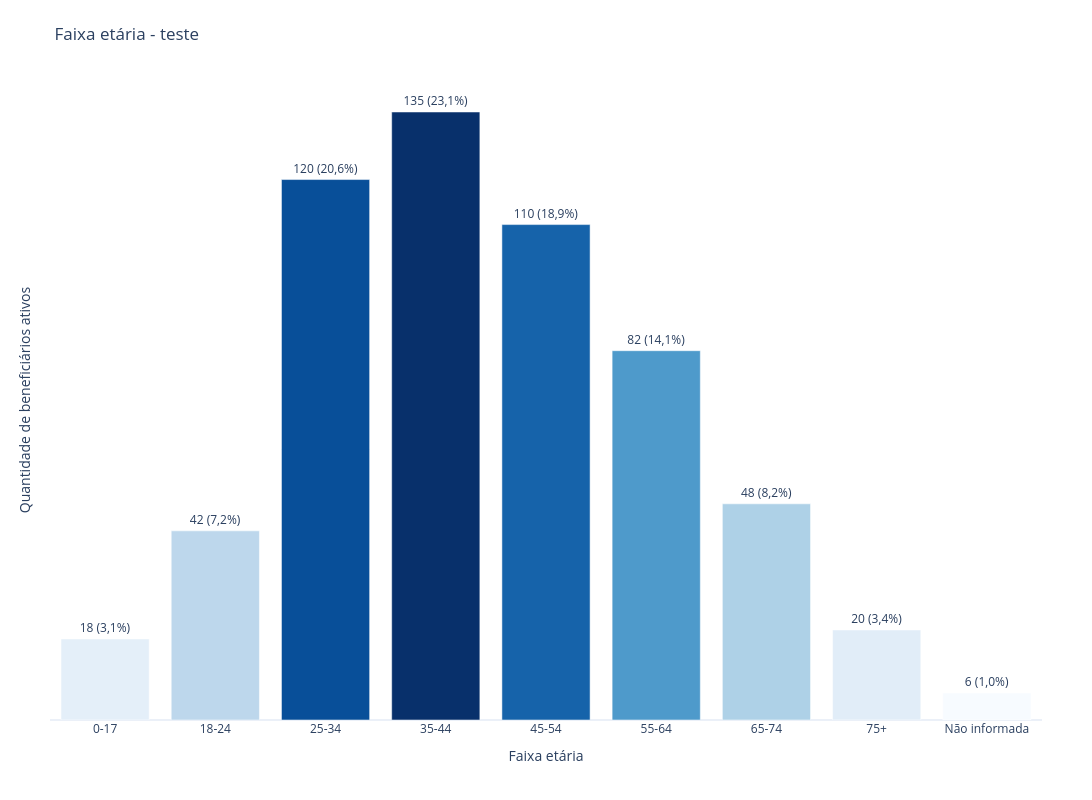

The notebook cell saved with this chart:
### Code cell
df_teste_faixa = pd.DataFrame({
    "faixa_etaria": ["0-17", "18-24", "25-34", "35-44", "45-54", "55-64", "65-74", "75+", "Não informada"],
    "qtd_ativos": [18, 42, 120, 135, 110, 82, 48, 20, 6],
    "percentual": [3.1, 7.2, 20.6, 23.1, 18.9, 14.1, 8.2, 3.4, 1.0],
    "competencia": ["2025-02"] * 9
})

fig1 = grafico_demografia_faixa_etaria(
    df_teste_faixa,
    detalhe="completo",
    titulo="Faixa etária - teste"
)

fig1.show()

### Figure 1 — Plotly figure (JSON) as saved in the notebook; plotly's stock layout.template omitted (floating-point values rounded to 4 significant figures)
{"data": [{"cliponaxis": false, "hovertemplate": "faixa_etaria=%{x}<br>qtd_ativos=%{marker.color}<br>texto_barra=%{text}<extra></extra>", "legendgroup": "", "marker": {"color": [18, 42, 120, 135, 110, 82, 48, 20, 6], "coloraxis": "coloraxis", "pattern": {"shape": ""}}, "name": "", "orientation": "v", "showlegend": false, "text": ["18 (3,1%)", "42 (7,2%)", "120 (20,6%)", "135 (23,1%)", "110 (18,9%)", "82 (14,1%)", "48 (8,2%)", "20 (3,4%)", "6 (1,0%)"], "textposition": "outside", "type": "bar", "x": ["0-17", "18-24", "25-34", "35-44", "45-54", "55-64", "65-74", "75+", "Não informada"], "xaxis": "x", "y": [18, 42, 120, 135, 110, 82, 48, 20, 6], "yaxis": "y"}], "layout": {"barmode": "relative", "coloraxis": {"colorbar": {"title": {"text": "qtd_ativos"}}, "colorscale": [[0, "rgb(247,251,255)"], [0.125, "rgb(222,235,247)"], [0.25, "rgb(198,219,239)"], [0.375, "rgb(158,202,225)"], [0.5, "rgb(107,174,214)"], [0.625, "rgb(66,146,198)"], [0.75, "rgb(33,113,181)"], [0.875, "rgb(8,81,156)"], [1, "rgb(8,48,107)"]], "showscale": false}, "height": 800, "legend": {"tracegroupgap": 0}, "margin": {"b": 80, "l": 50, "r": 50, "t": 80}, "title": {"text": "Faixa etária - teste"}, "width": 1400, "xaxis": {"anchor": "y", "categoryarray": ["0-17", "18-24", "25-34", "35-44", "45-54", "55-64", "65-74", "75+", "Não informada"], "categoryorder": "array", "domain": [0, 1], "title": {"text": "Faixa etária"}}, "yaxis": {"anchor": "x", "domain": [0, 1], "showgrid": false, "showticklabels": false, "title": {"text": "Quantidade de beneficiários ativos"}}}}
